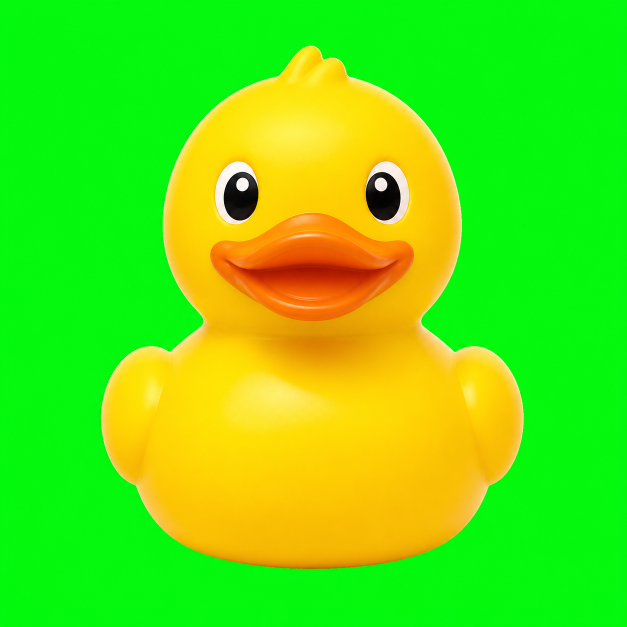
#> input picture src/quack2tex/resources/ducks/classic-duck-source.png, 1254 x 1254 px (shown at 1/2 size)
$ python -i duck_image_generator.py   (imports and definitions only)
#> lines starting #> are read from the running program, lines starting #| are printed output that depends on the picture
import base64
import colorsys
import json
import re
import urllib.error
import urllib.request
from collections import deque
from dataclasses import dataclass
from io import BytesIO
from pathlib import Path
from typing import Any

from PIL import Image

from quack2tex.credentials import CredentialStore
from quack2tex.utils import LibUtils


GEMINI_IMAGE_MODEL = "gemini-3.1-flash-image"
GEMINI_INTERACTIONS_URL = "https://generativelanguage.googleapis.com/v1beta/interactions"

DUCK_IMAGE_SYSTEM_PROMPT = """Create a Quack2Tex duck avatar that matches the bundled reference ducks.

Style baseline:
- One centered rubber duck character, full body visible, front-facing, looking at the viewer.
- Cute polished 3D/cartoon rendering with soft studio lighting and rounded toy-like forms.
- Square composition with a solid, flat chromakey green background. Use exactly #00FF00 / RGB(0, 255, 0) for the whole background. No scenery, no room, no floor, no shadowed backdrop, no checkerboard pattern, no text, no logos, no watermark.
- Do not add a white outline, border, stroke, sticker edge, glow, drop shadow, or halo around the duck.
- Preserve the recognizable yellow duck beak/body silhouette while adding only the requested costume, props, colors, or theme.
- Do not use green on the duck or props. If green is needed for the concept, use teal or dark forest green instead of chromakey green.
- Keep details readable at small app-icon size and avoid complex backgrounds or extra characters.
"""


@dataclass(frozen=True)
class GeneratedDuck:
    """Metadata for a generated duck image file."""

    path: Path
    label: str


class DuckImageGenerationError(RuntimeError):
    """Raised when Gemini does not return a usable duck image."""


# [163 lines left out: functions generated_ducks_dir, is_generated_duck_path, generate_duck_image, _build_duck_prompt, _reference_image_parts, _reference_png_base64 and 4 more, not called in this run]


def _save_png(image_data: str, output_path: Path) -> None:
    """Decode, normalize, and save Gemini image bytes as a square PNG."""
    try:
        raw = base64.b64decode(image_data, validate=True)
    except ValueError as exc:
        raise DuckImageGenerationError("Gemini returned invalid image data.") from exc

    try:
        with Image.open(BytesIO(raw)) as image:
            image = image.convert("RGBA")
            image = remove_green_screen_background(image)
            image = _remove_edge_background(image)
            image = _remove_checkerboard_artifacts(image)
            image = image.resize((1254, 1254), Image.Resampling.LANCZOS)
            image.save(output_path, format="PNG")
    except OSError as exc:
        raise DuckImageGenerationError("Gemini returned an unreadable image.") from exc


# [252 lines left out: functions remove_green_screen_background, _remove_light_edge_halo, _is_chromakey_green, _is_green_halo, _is_light_desaturated_halo, _touches_transparency and 6 more, not called in this run]


def _is_opaque_checkerboard_pixel(color: tuple[int, int, int, int]) -> bool:
    """Return whether an opaque pixel is neutral enough to be checker residue."""
    return color[3] >= 250 and _is_checkerboard_artifact_color(color)


# [49 lines left out: functions _dilated_subject_mask, _is_subject_color, _is_checkerboard_artifact_color, _has_meaningful_transparency, _similar_color, not called in this run]

>>> import cv2
>>> picture = cv2.imread('resources/ducks/classic-duck-source.png', cv2.IMREAD_GRAYSCALE)
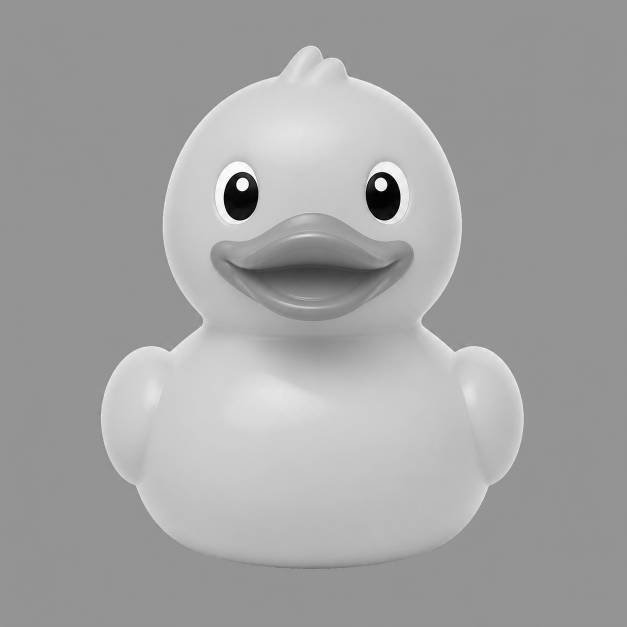
#> picture: shape (1254, 1254) (shown at 1/2 size); min 0, max 255, mean 162.7
>>> result = _save_png(picture, 'out.png')
#> (the run stopped early here; a loop or call above may not have finished)
